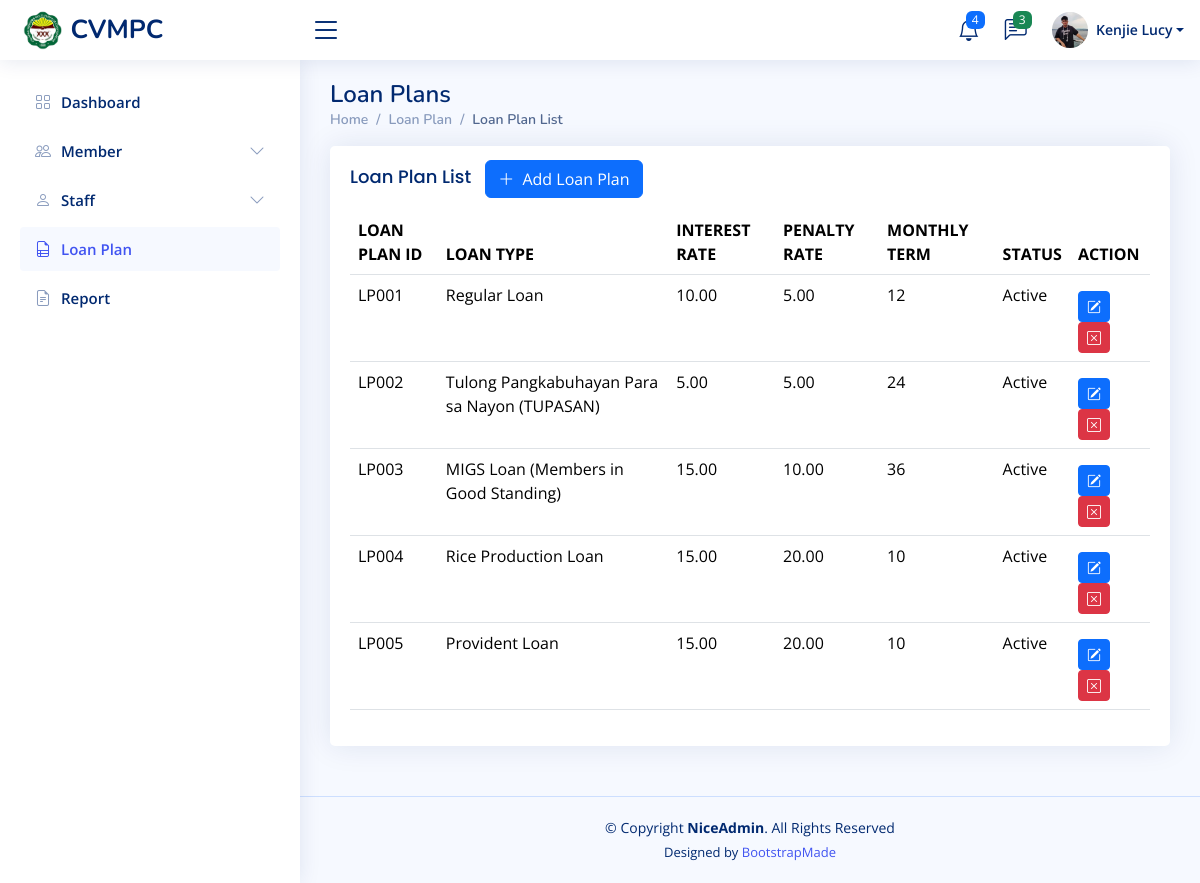
The app's page /admin/loan-plan.php (signed in) with its own data.
### tables this page shows
CREATE TABLE `loan_plan` (
  `loan_plan_id` int(11) NOT NULL,
  `interest_rate` decimal(5,2) DEFAULT NULL,
  `penalty_rate` decimal(5,2) DEFAULT NULL,
  `monthly_term` int(11) DEFAULT NULL,
  `loan_type_id` int(11) DEFAULT NULL,
  `status` enum('Active','Deactivated') NOT NULL
);

CREATE TABLE `loan_types` (
  `loan_type_id` int(11) NOT NULL,
  `type_name` varchar(45) DEFAULT NULL,
  `description` varchar(255) DEFAULT NULL
);

### admin/loan-plan.php (the view, shortened to what this page needs)
<!DOCTYPE html>
<html lang="en">
<?php require '../includes/head.php' ?>
<body>
    <?php require '../includes/header.php' ?>
    <?php require '../includes/navbar.php' ?>
    <main id="main" class="main">
        <div class="pagetitle">
            <h1>Loan Plans</h1>
            <nav>
                <ol class="breadcrumb">
                    <li class="breadcrumb-item"><a href="index.html">Home</a></li>
                    <li class="breadcrumb-item">Loan Plan</li>
                    <li class="breadcrumb-item active">Loan Plan List</li>
                </ol>
            </nav>
        </div>
        <section class="section">
            <div class="row">
                <div class="col-lg-12">
                    <div class="card">
                        <div class="card-body">
                            <h5 class="card-title" style="display: inline-block; margin-right: 10px;">Loan Plan List</h5>
                            <a href="add-loan-plan.php"><button type="button" class="btn btn-primary" name="addPlan" style="display: inline-block; vertical-align: middle;"><i class="bi bi-plus-lg me-1"></i> Add Loan Plan</button></a>
                            <table class="table datatable">
                                <thead>
                                    <tr>
                                        <th>
                                            LOAN PLAN ID
                                        </th>
                                        <th>LOAN TYPE</th>
                                        <th>INTEREST RATE</th>
                                        <th>PENALTY RATE</th>
                                        <th>MONTHLY TERM</th>
                                        <th>STATUS</th>
                                        <th>ACTION</th>
                                    </tr>
                                </thead>
                                <?php
                                $sql = "SELECT CONCAT('LP', LPAD(loan_plan_id, 3, '0')) AS loanPlanID,
                                            loan_plan_id, type_name, interest_rate, penalty_rate, monthly_term, status
                                        FROM loan_plan lp
                                        left join loan_types lt
                                        on lp.loan_type_id = lt.loan_type_id;";
                                $users = $pdo->query($sql);
                                ?>
                                <tbody>
                                    <?php foreach ($users as $user): ?>
                                        <tr>
                                            <td><?= $user['loanPlanID'] ?></td>
                                            <td><?= $user['type_name'] ?></td>
                                            <td><?= $user['interest_rate'] ?></td>
                                            <td><?= $user['penalty_rate'] ?></td>
                                            <td><?= $user['monthly_term'] ?></td>
                                            <td><?= $user['status'] ?></td>
                                            <td>
                                                <div class="pt-2">
                                                    <a href="edit-loan-plan.php?loan_plan_id=<?= $user['loan_plan_id']; ?>" class="btn btn-primary btn-sm" title="Edit Loan Plan"><i class="bi bi-pencil-square"></i></a>
                                                    <?php
                                                    if ($user['status'] == 'Deactivated'): ?>
                                                        <a href="../check.php?activate=true&loan_plan_id=<?= $user['loan_plan_id']; ?>" class="btn btn-success btn-sm" title="Activate Loan Plan"><i class="bi bi-check2-square"></i></a>
                                                    <?php else: ?>
                                                        <a href="../check.php?deactivate=true&loan_plan_id=<?= $user['loan_plan_id']; ?>" class="btn btn-danger btn-sm" title="Deactivate Loan Plan"><i class="bi bi-x-square"></i></a>
                                                    <?php endif; ?>
                                            </td>
                                        </tr>
                                    <?php endforeach;
                                    ?>
                                </tbody>
                            </table>
                        </div>
                    </div>
                </div>
            </div>
        </section>
    </main>
    <?php require '../includes/footer.php' ?>
</body>
</html>

### includes/head.php (shortened to what this page needs)
<head>
  <link href="../assets/vendor/bootstrap/css/bootstrap.min.css" rel="stylesheet">
  <link href="../assets/vendor/bootstrap-icons/bootstrap-icons.css" rel="stylesheet">
  <link href="../assets/vendor/boxicons/css/boxicons.min.css" rel="stylesheet">
  <link href="../assets/vendor/quill/quill.snow.css" rel="stylesheet">
  <link href="../assets/vendor/quill/quill.bubble.css" rel="stylesheet">
  <link href="../assets/vendor/remixicon/remixicon.css" rel="stylesheet">
  <link href="../assets/vendor/simple-datatables/style.css" rel="stylesheet">
  <link href="../assets/css/style.css" rel="stylesheet">
</head>

### includes/header.php (shortened to what this page needs)
<?php
require 'db_con.php';
if (isset($_SESSION['id'])) {
  $userId = $_SESSION['id'];
  try {
    if ($_SESSION['role'] === 'Admin') {
      $stmt = $pdo->prepare("
            SELECT
                uc.email, uc.role,
                CONCAT(first_name, ' ', last_name) AS formatted_name,
                CONCAT(first_name, ' ', COALESCE(a.middle_name, ''), ' ', last_name) as fullname
            FROM user_credentials uc
            RIGHT JOIN admin a ON uc.uc_id = a.uc_id
            WHERE uc.uc_id = :uc_id
        ");
    }
    $stmt->execute(['uc_id' => $userId]);
    $user = $stmt->fetch();
    if ($user) {
      $header_formatted_name = htmlspecialchars($user['formatted_name']);
    } else {
      $header_fullname = "Guest";
      $header_formatted_name = "Guest";
      $header_role = "Unknown";
      $position = "Unknown Role";
    }
  } catch (PDOException $e) {
    $header_fullname = "Error";
    $header_formatted_name = "Error";
    $header_role = "Error fetching data";
    $position = "Error fetching data";
  }
} else {
  $header_fullname = "Guest";
  $header_formatted_name = "Guest";
  $header_role = "Unknown Role";
  $position = "No Position";
}
?>
<header id="header" class="header fixed-top d-flex align-items-center">
  <div class="d-flex align-items-center justify-content-between">
    <a href="index.php" class="logo d-flex align-items-center">
      <img src="../assets/img/logo.png" alt="">
      <span class="d-none d-lg-block">CVMPC</span>
    </a>
    <i class="bi bi-list toggle-sidebar-btn"></i>
  </div>
  <nav class="header-nav ms-auto">
    <ul class="d-flex align-items-center">
      <li class="nav-item dropdown">
        <a class="nav-link nav-icon" href="#" data-bs-toggle="dropdown">
          <i class="bi bi-bell"></i>
          <span class="badge bg-primary badge-number">4</span>
        </a>
      </li>
      <li class="nav-item dropdown">
        <a class="nav-link nav-icon" href="#" data-bs-toggle="dropdown">
          <i class="bi bi-chat-left-text"></i>
          <span class="badge bg-success badge-number">3</span>
        </a>
      </li>
      <li class="nav-item dropdown pe-3">
        <?php
        if ($_SESSION['role'] === 'Admin') { ?>
          <a class="nav-link nav-profile d-flex align-items-center pe-0" href="#" data-bs-toggle="dropdown">
            <img src="../admin/img/profile.jpg" alt="Profile" class="rounded-circle">
            <span class="d-none d-md-block dropdown-toggle ps-2"><?php echo $header_formatted_name ?></span>
          </a>
        <?php } ?>
      </li>
    </ul>
  </nav>
</header>

### includes/navbar.php (shortened to what this page needs)
<aside id="sidebar" class="sidebar">
  <?php if ($_SESSION['role'] === 'Admin') { ?>
    <ul class="sidebar-nav" id="sidebar-nav">
      <li class="nav-item">
        <a class="nav-link" href="index.php">
          <i class="bi bi-grid"></i>
          <span>Dashboard</span>
        </a>
      </li>
      <li class="nav-item">
        <a class="nav-link collapsed" data-bs-target="#member-list" data-bs-toggle="collapse" href="#">
          <i class="bi bi-people"></i><span>Member</span><i class="bi bi-chevron-down ms-auto"></i>
        </a>
      </li>
      <li class="nav-item">
        <a class="nav-link collapsed" data-bs-target="#staff-list" data-bs-toggle="collapse" href="#">
          <i class="bi bi-person"></i><span>Staff</span><i class="bi bi-chevron-down ms-auto"></i>
        </a>
      </li>
      <li class="nav-item">
        <a class="nav-link collapsed" href="loan-plan.php">
          <i class="bi bi-file-earmark-ruled"></i>
          <span>Loan Plan</span>
        </a>
      </li>
      <li class="nav-item">
        <a class="nav-link collapsed" href="">
          <i class="bi bi-file-earmark-text"></i>
          <span>Report</span>
        </a>
      </li>
    </ul>
  <?php } ?>
</aside>

### includes/footer.php
<footer id="footer" class="footer">
  <div class="copyright">
    &copy; Copyright <strong><span>NiceAdmin</span></strong>. All Rights Reserved
  </div>
  <div class="credits">
    Designed by <a href="https://bootstrapmade.com/">BootstrapMade</a>
  </div>
</footer>

### assets/css/style.css (style rules this page uses)
:root { scroll-behavior: smooth; }
body { font-family: "Open Sans", sans-serif; background: #f6f9ff; color: #444444; }
a { color: #4154f1; text-decoration: none; }
h1, h2, h3, h4, h5, h6 { font-family: "Nunito", sans-serif; }
#main { margin-top: 60px; padding: 20px 30px; transition: all 0.3s; }
.pagetitle { margin-bottom: 10px; }
.pagetitle h1 { font-size: 24px; margin-bottom: 0; font-weight: 600; color: #012970; }
.card { margin-bottom: 30px; border: none; border-radius: 5px; box-shadow: 0px 0 30px rgba(1, 41, 112, 0.1); }
.card-title { padding: 20px 0 15px 0; font-size: 18px; font-weight: 500; color: #012970; font-family: "Poppins", sans-serif; }
.card-body { padding: 0 20px 20px 20px; }
.breadcrumb { font-size: 14px; font-family: "Nunito", sans-serif; color: #899bbd; font-weight: 600; }
.breadcrumb a { color: #899bbd; transition: 0.3s; }
.breadcrumb .breadcrumb-item::before { color: #899bbd; }
.breadcrumb .active { color: #51678f; font-weight: 600; }
.logo { line-height: 1; }
@media (min-width: 1200px) { .logo { width: 280px; } }
.logo img { max-height: 40px; margin-right: 6px; }
.logo span { font-size: 26px; font-weight: 700; color: #012970; font-family: "Nunito", sans-serif; }
.header { transition: all 0.5s; z-index: 997; height: 60px; box-shadow: 0px 2px 20px rgba(1, 41, 112, 0.1); background-color: #fff; padding-left: 20px; }
.header .toggle-sidebar-btn { font-size: 32px; padding-left: 10px; cursor: pointer; color: #012970; }
.header-nav ul { list-style: none; }
.header-nav > ul { margin: 0; padding: 0; }
.header-nav .nav-icon { font-size: 22px; color: #012970; margin-right: 25px; position: relative; }
.header-nav .nav-profile { color: #012970; }
.header-nav .nav-profile img { max-height: 36px; }
.header-nav .nav-profile span { font-size: 14px; font-weight: 600; }
.header-nav .badge-number { position: absolute; inset: -2px -5px auto auto; font-weight: normal; font-size: 12px; padding: 3px 6px; }
.sidebar { position: fixed; top: 60px; left: 0; bottom: 0; width: 300px; z-index: 996; transition: all 0.3s; padding: 20px; overflow-y: auto; scrollbar-width: thin; scrollbar-color: #aab7cf transparent; box-shadow: 0px 0px 20px rgba(1, 41, 112, 0.1); background-color: #fff; }
@media (min-width: 1200px) { #main, #footer { margin-left: 300px; } }
.sidebar-nav { padding: 0; margin: 0; list-style: none; }
.sidebar-nav li { padding: 0; margin: 0; list-style: none; }
.sidebar-nav .nav-item { margin-bottom: 5px; }
.sidebar-nav .nav-link { display: flex; align-items: center; font-size: 15px; font-weight: 600; color: #4154f1; transition: 0.3; background: #f6f9ff; padding: 10px 15px; border-radius: 4px; }
.sidebar-nav .nav-link i { font-size: 16px; margin-right: 10px; color: #4154f1; }
.sidebar-nav .nav-link.collapsed { color: #012970; background: #fff; }
.sidebar-nav .nav-link.collapsed i { color: #899bbd; }
.sidebar-nav .nav-link .bi-chevron-down { margin-right: 0; transition: transform 0.2s ease-in-out; }
.footer { padding: 20px 0; font-size: 14px; transition: all 0.3s; border-top: 1px solid #cddfff; }
.footer .copyright { text-align: center; color: #012970; }
.footer .credits { padding-top: 5px; text-align: center; font-size: 13px; color: #012970; }

### records on screen
loan_plan: loanPlanID "LP001", loan_type.type_name "Regular Loan", interest_rate "10.00", penalty_rate "5.00", monthly_term "12", status "Active"
loan_plan: loanPlanID "LP002", loan_type.type_name "Tulong Pangkabuhayan Para sa Nayon (TUPASAN)", interest_rate "5.00", penalty_rate "5.00", monthly_term "24", status "Active"
loan_plan: loanPlanID "LP003", loan_type.type_name "MIGS Loan (Members in Good Standing)", interest_rate "15.00", penalty_rate "10.00", monthly_term "36", status "Active"
loan_plan: loanPlanID "LP004", loan_type.type_name "Rice Production Loan", interest_rate "15.00", penalty_rate "20.00", monthly_term "10", status "Active"
loan_plan: loanPlanID "LP005", loan_type.type_name "Provident Loan", interest_rate "15.00", penalty_rate "20.00", monthly_term "10", status "Active"

### other values on screen
$header_formatted_name "Kenjie Lucy"
